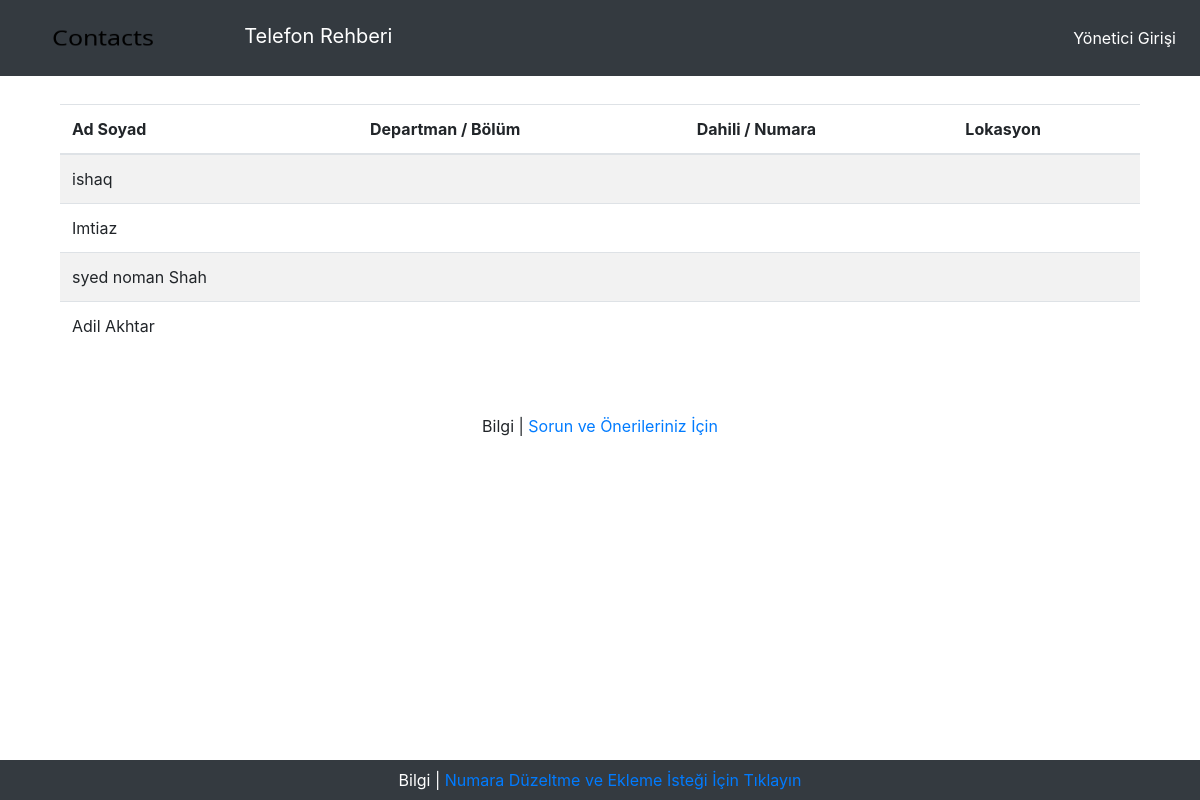
The page / on the database its author committed.
### tables this page shows
CREATE TABLE `tbldirectory` (
  `ID` int(10) NOT NULL,
  `FullName` varchar(120) DEFAULT NULL,
  `Profession` varchar(120) DEFAULT NULL,
  `Email` varchar(120) NOT NULL,
  `MobileNumber` bigint(11) DEFAULT NULL,
  `Address` varchar(250) NOT NULL,
  `City` varchar(250) NOT NULL,
  `Status` varchar(120) NOT NULL,
  `Category` varchar(120) NOT NULL
);

### index.php (the view, shortened to what this page needs)
<?php
include('admin/include/dbconnection.php');
?>
<!DOCTYPE html>
<html lang="tr">
<head>
  <link href="vendor/bootstrap/css/bootstrap.min.css" rel="stylesheet">
  <link href="css/heroic-features.css" rel="stylesheet">
  <link href="css/bg-image.css" rel="stylesheet">
  <link href="css/datatables.css" rel="stylesheet">
</head>
<body>
  <nav class="navbar navbar-expand-lg navbar-dark bg-dark fixed-top"
    <div class="container">
	<a class="navbar-brand" href="index.php">
	<img src="img/logo1.png" alt="logo" width="200" height="50">
      &nbsp;&nbsp;&nbsp;&nbsp;Telefon Rehberi
	 </a>
     <div class="collapse navbar-collapse" id="navbarResponsive">
        <ul class="navbar-nav ml-auto">
          <li class="nav-item active">
            <a class="nav-link" href="admin/">Yönetici Girişi
            </a>
          </li>
        </ul>
      </div>
  </nav>
  <div class="container">
<div>&nbsp;&nbsp;</br>&nbsp;</div>
<div id="wrapper">
    <div id="content-wrapper">
      <div class="container-fluid">
<table class="table table-striped sampleTable" id="dataTable" width="100%" cellspacing="0">
 <thead>
                <tr>
                  <th>Ad Soyad</th>
				  <th>Departman / Bölüm</th>
                  <th>Dahili / Numara</th>
				  <th>Lokasyon</th>
                 </tr>
              </thead>
               <?php
$ret=mysqli_query($con,"select * from tbldirectory where (Status=1)");
while ($row=mysqli_fetch_array($ret)) {
?>
                <tr>
                  <td><?php  echo $row['FullName'];?></td>
				  <td><?php  echo $row['BolumDept'];?></td>
                  <td><?php  echo $row['DahiliNo'];?></td>
                  <td><?php  echo $row['Lokasyon'];?></td>
                </tr>
                <?php
}?>
</table>
<div>&nbsp;&nbsp;</br>&nbsp;</div>
      </div>
      <?php include('include/footer.php');?>
    </div>
</div>
  </div>
  <footer class="py-2 bg-dark fixed-bottom">
    <div class="container">
      <p class="m-0 text-center text-white">   <span>Bilgi | <a href="mailto:a@a.com" target="_blank">Numara Düzeltme ve Ekleme İsteği İçin Tıklayın</a></span></p>
    </div>
  </footer>
    </body>
</html>
</body>
</html>

### css/heroic-features.css (style rules this page uses)
body { padding-top: 56px; }
table#dataTable { overflow: scroll; }

### css/bg-image.css (style rules this page uses)
body, html { height: 100%; }
* { box-sizing: border-box; }

### rows shown on the page
tbldirectory: FullName "ishaq"
tbldirectory: FullName "Imtiaz"
tbldirectory: FullName "syed noman Shah"
tbldirectory: FullName "Adil Akhtar"
